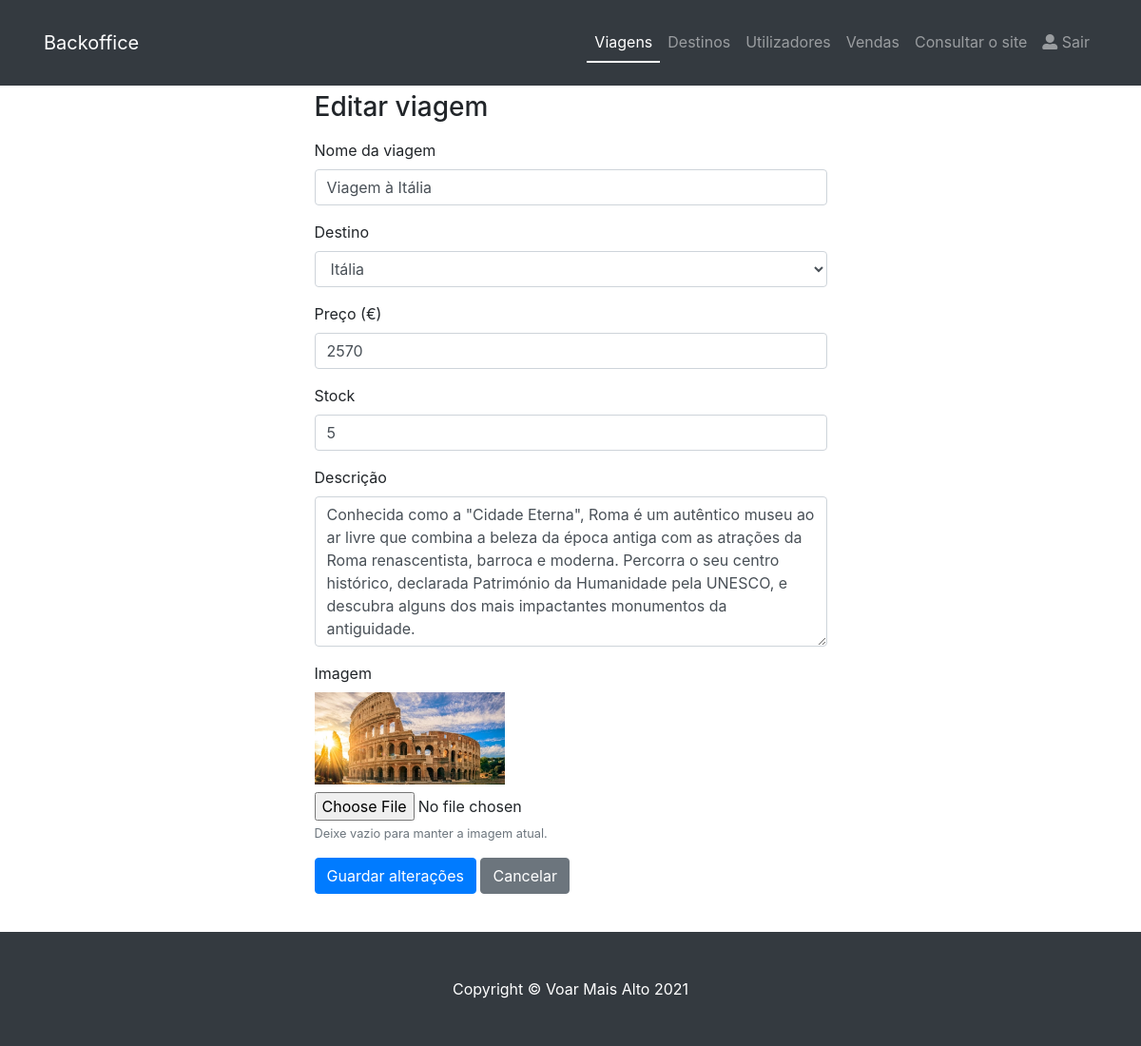
The app's page /admin/alterarProduto.php?id=24 (signed in) with its own data.
### tables this page shows
CREATE TABLE `produto` (
  `produtoID` int(11) NOT NULL,
  `produtoNome` varchar(50) NOT NULL,
  `preco` double NOT NULL,
  `stock` int(11) NOT NULL,
  `imagem` varchar(200) NOT NULL,
  `categoriaID` int(11) NOT NULL,
  `descricao` varchar(1000) NOT NULL
);

### db/config.php (called while the page is built, shortened)
<?php
    function e($s) {
        return htmlspecialchars((string)$s, ENT_QUOTES, 'UTF-8');
    }
?>

### admin/alterarProduto.php (the view, shortened to what this page needs)
<!DOCTYPE html>
<html lang="pt-PT">
<head>
  <link href="../vendor/bootstrap/css/bootstrap.min.css" rel="stylesheet">
  <link href="../css/shop-homepage.css" rel="stylesheet">
  <link rel="stylesheet" href="https://use.fontawesome.com/releases/v5.7.2/css/all.css">
</head>
<body>
<?php
  include '../db/config.php';
  include 'menu.php';
?>
  <div class="container mt-4">
    <div class="row">
      <div class="col-lg-6 offset-lg-3">
        <h1 class="h3 mb-3">Editar viagem</h1>
        <?php
          $id = isset($_GET['id']) ? (int)$_GET['id'] : 0;
          $stmt = mysqli_prepare($conexao, "Select * from produto where produtoID=?");
          mysqli_stmt_bind_param($stmt, 'i', $id);
          mysqli_stmt_execute($stmt);
          $produtos = mysqli_stmt_get_result($stmt);
          $p = ($produtos->num_rows > 0) ? mysqli_fetch_assoc($produtos) : null;
          if ($p === null) {
            echo '<div class="alert alert-danger">Viagem não encontrada.</div>';
            echo '<a href="listaProdutos.php" class="btn btn-secondary">Voltar</a>';
          } else {
        ?>
        <form action="alteraProduto.php?id=<?=(int)$id;?>" method="post" enctype="multipart/form-data">
          <div class="form-group">
            <label for="produto">Nome da viagem</label>
            <input type="text" id="produto" name="produto" class="form-control" value="<?=e($p['produtoNome']);?>" required>
          </div>
          <div class="form-group">
            <label for="categoria">Destino</label>
            <select id="categoria" name="categoria" class="form-control">
              <?php
                $categoria = $conexao->query("select * from categoria order by CategoriaNome");
                if ($categoria->num_rows > 0) {
                  while ($c = $categoria->fetch_assoc()) {
                    $selected = ($c['CategoriaID'] == $p['categoriaID']) ? ' selected' : '';
                    echo '<option value="'.(int)$c['CategoriaID'].'"'.$selected.'>'.e($c['CategoriaNome']).'</option>';
                  }
                }
              ?>
            </select>
          </div>
          <div class="form-group">
            <label for="preco">Preço (&euro;)</label>
            <input type="number" id="preco" name="preco" class="form-control" step="0.01" min="0" value="<?=e($p['preco']);?>" required>
          </div>
          <div class="form-group">
            <label for="stock">Stock</label>
            <input type="number" id="stock" name="stock" class="form-control" min="0" value="<?=e($p['stock']);?>" required>
          </div>
          <div class="form-group">
            <label for="descricao">Descrição</label>
            <textarea id="descricao" name="descricao" class="form-control" rows="6" required><?=e($p['descricao']);?></textarea>
          </div>
          <div class="form-group">
            <label for="imagem">Imagem</label>
            <?php if ($p['imagem'] != '') { ?>
              <div class="mb-2">
                <img src="<?=e($p['imagem']);?>" alt="<?=e($p['produtoNome']);?>" style="width:200px; height:auto;">
              </div>
            <?php } ?>
            <input type="file" id="imagem" name="imagem" accept="image/*" class="form-control-file">
            <small class="form-text text-muted">Deixe vazio para manter a imagem atual.</small>
          </div>
          <button type="submit" class="btn btn-primary">Guardar alterações</button>
          <a href="listaProdutos.php" class="btn btn-secondary">Cancelar</a>
        </form>
        <?php } ?>
      </div>
    </div>
  </div>
  <footer class="py-5 bg-dark mt-4">
    <div>
      <p class="m-0 text-center text-white">Copyright &copy; Voar Mais Alto 2021</p>
    </div>
  </footer>
</body>
</html>

### css/shop-homepage.css (style rules this page uses)
body { padding-top: 56px; }
.container { padding: 16px; }
a { color: dodgerblue; }

### records on screen
produto: produto "Viagem à Itália", preco "2570", stock "5", descricao "Conhecida como a \"Cidade Eterna\", Roma é um autêntico museu ao ar livre que combina a beleza da época antiga com as atrações da Roma renascentista, barroca e moderna. Percorra o seu centro histórico, declarada Património da Humanidade pela UNESCO, e descubra alguns dos mais impactantes monumentos da antiguidade.", imagem (picture)

### other values on screen
$nome "Viagens"
$nome "Destinos"
$nome "Utilizadores"
$nome "Vendas"
form field categoria "Itália"
